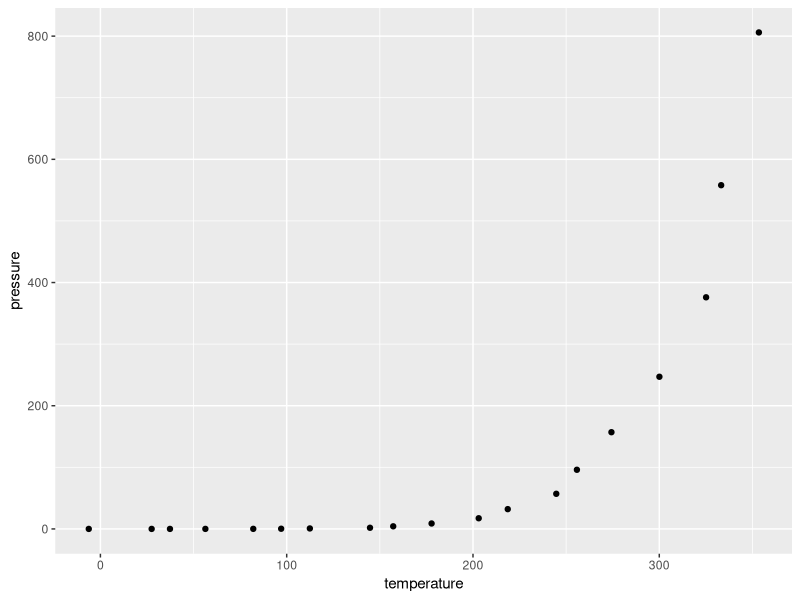

The R source for this figure:
## ---- chunk 1
knitr::opts_chunk$set(echo = TRUE)
## ---- chunk 2
summary(cars)
## ---- chunk 3

library(ggplot2)
library(tidyverse)

pressure %>% 
  ggplot(aes(x = temperature, y = pressure)) +
  geom_jitter()

#change!!


